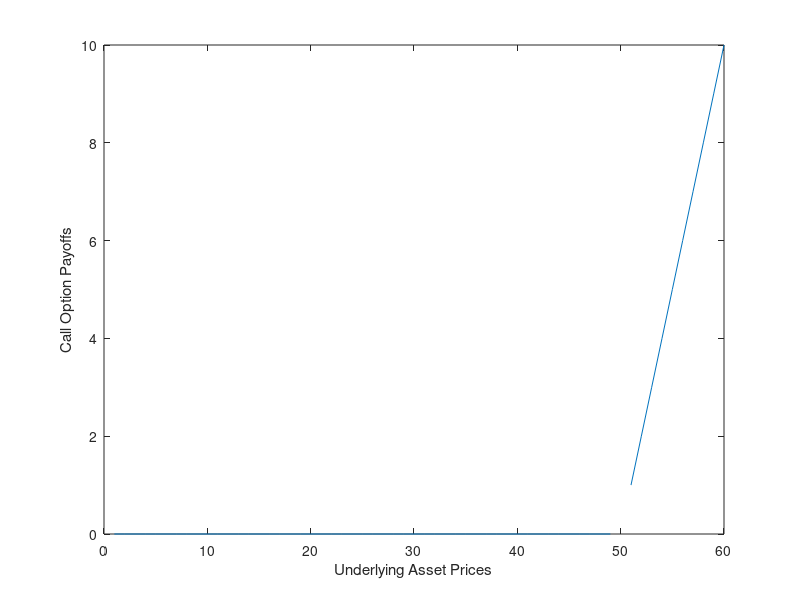
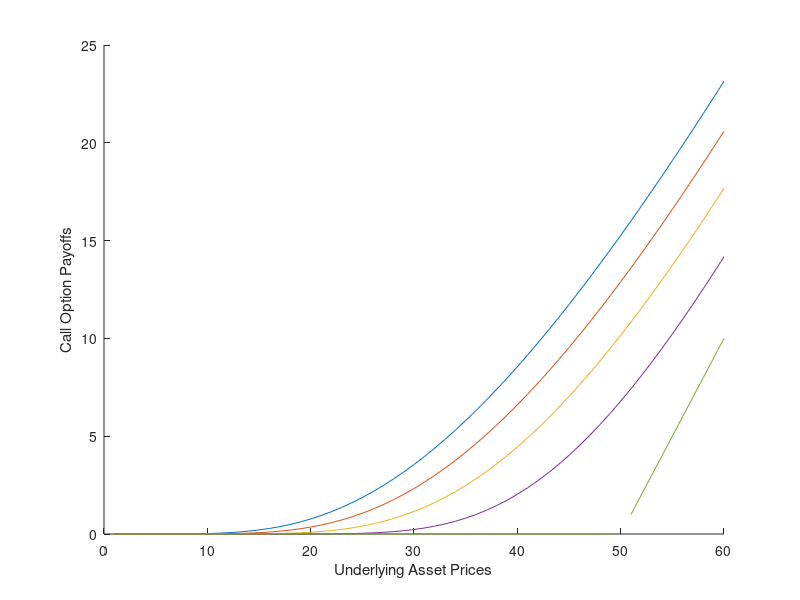

MATLAB code to generate these figures, in order:
clear
close

T=0.0;        %  Expiration
K=50;       %  Strike price
r=0.1;      %  Risk-free rate
Sigma =0.4; %  Volatility
q=0;        %  Divide Rate

S0=1:60;   %  Underlying Asset Prices

[C,P]=blsprice(S0,K,r,0,Sigma,q);
plot(S0,C);
xlabel('Underlying Asset Prices')
ylabel('Call Option Payoffs')

figure
for T=2:-0.5:0
  [C,P]=blsprice(S0,K,r,T,Sigma,q);
  hold on
  plot(S0,C);
end
xlabel('Underlying Asset Prices')
ylabel('Call Option Payoffs')
